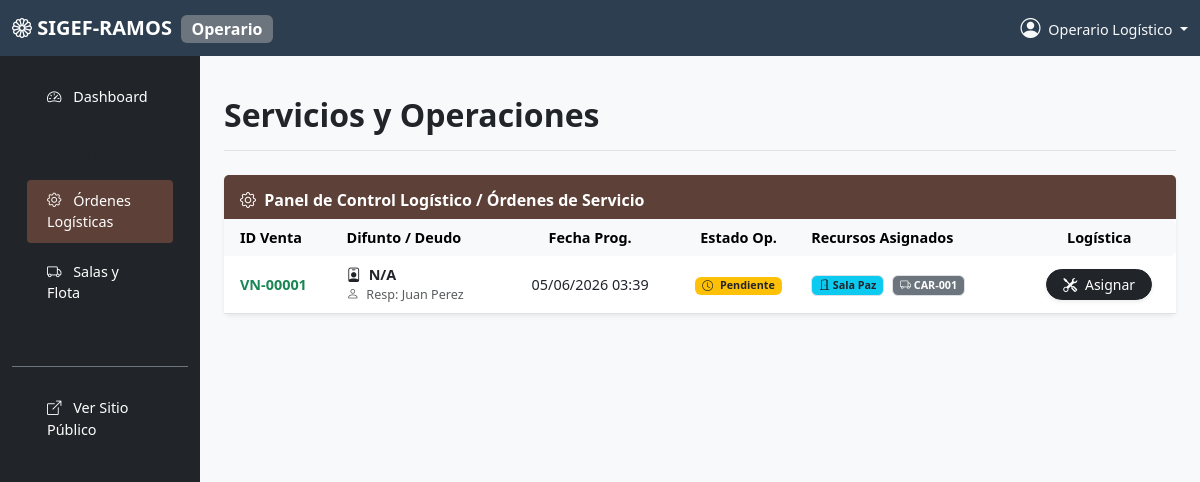
Page /?controller=Admin&action=operaciones (signed in) on the committed database.
### tables this page shows
CREATE TABLE operaciones (
    id INT AUTO_INCREMENT PRIMARY KEY,
    id_venta INT NOT NULL,
    id_sala INT NULL,
    id_flota INT NULL,
    fecha_programada DATETIME NOT NULL,
    estado ENUM('pendiente', 'en_proceso', 'finalizado', 'cancelado') DEFAULT 'pendiente',
    observaciones TEXT,
    FOREIGN KEY (id_venta) REFERENCES ventas(id) ON DELETE CASCADE,
    FOREIGN KEY (id_sala) REFERENCES salas_velacion(id) ON DELETE SET NULL,
    FOREIGN KEY (id_flota) REFERENCES flota_movil(id) ON DELETE SET NULL
);

CREATE TABLE clientes (
    id INT AUTO_INCREMENT PRIMARY KEY,
    tipo_documento ENUM('DNI', 'CE', 'PASAPORTE', 'RUC') DEFAULT 'DNI',
    num_documento VARCHAR(20) NOT NULL UNIQUE,
    nombre VARCHAR(100) NOT NULL,
    apellidos VARCHAR(100),
    telefono VARCHAR(20),
    email VARCHAR(100),
    direccion TEXT,
    fecha_registro DATETIME DEFAULT CURRENT_TIMESTAMP
);

CREATE TABLE salas_velacion (
    id INT AUTO_INCREMENT PRIMARY KEY,
    nombre VARCHAR(100) NOT NULL,
    capacidad INT NOT NULL,
    ubicacion TEXT,
    estado ENUM('disponible', 'ocupada', 'mantenimiento') DEFAULT 'disponible'
);

CREATE TABLE flota_movil (
    id INT AUTO_INCREMENT PRIMARY KEY,
    placa VARCHAR(15) NOT NULL UNIQUE,
    marca VARCHAR(50),
    modelo VARCHAR(50),
    tipo ENUM('carroza', 'traslado') NOT NULL,
    estado ENUM('disponible', 'en_servicio', 'mantenimiento') DEFAULT 'disponible'
);

### controllers/AdminController.php (called while the page is built, shortened)
<?php
class AdminController extends BaseController
{
    public function operaciones()
    {
        require_once 'models/Operation.php';
        $opModel = new Operation();
        $operaciones = $opModel->getAllOperaciones();
        $this->render('admin/operario/operaciones', ['title' => 'Control de Operaciones', 'operaciones' => $operaciones], 'admin');
    }
}
?>

### models/Operation.php (called while the page is built, shortened)
<?php
require_once 'config/config.php';
class Operation {
    private $conn;
    public function __construct() {
        global $conn;
        $this->conn = $conn;
    }
    public function getAllOperaciones() {
        $query = "SELECT o.*,
                         v.total, cl.nombre as cliente_nom, cl.apellidos as cliente_ape, cl.num_documento,
                         s.nombre as sala_nom, f.placa as flota_placa,
                         d.nombre as difunto_nom, d.apellidos as difunto_ape
                  FROM operaciones o
                  JOIN ventas v ON o.id_venta = v.id
                  JOIN clientes cl ON v.id_cliente = cl.id
                  LEFT JOIN difuntos d ON d.id_cliente = cl.id
                  LEFT JOIN salas_velacion s ON o.id_sala = s.id
                  LEFT JOIN flota_movil f ON o.id_flota = f.id
                  ORDER BY o.fecha_programada ASC";
        $stmt = $this->conn->prepare($query);
        $stmt->execute();
        return $stmt->fetchAll(PDO::FETCH_ASSOC);
    }
}
?>

### views/admin/operario/operaciones.php (the view, shortened to what this page needs)
<?php
require_once 'models/Operation.php';
?>
<div class="d-flex justify-content-between flex-wrap flex-md-nowrap align-items-center pt-3 pb-2 mb-4 border-bottom">
    <h1 class="h2 fw-bold text-dark">Servicios y Operaciones</h1>
</div>
<div class="card shadow-sm border-0 mb-4">
    <div class="card-header bg-primary text-white pt-3 pb-2 border-bottom-0">
        <h6 class="fw-bold mb-0"><i class="bi bi-gear me-1"></i> Panel de Control Logístico / Órdenes de Servicio</h6>
    </div>
    <div class="card-body p-0">
        <div class="table-responsive">
            <table class="table table-hover align-middle mb-0">
                <thead class="table-light">
                    <tr>
                        <th class="ps-3 border-0">ID Venta</th>
                        <th class="border-0">Difunto / Deudo</th>
                        <th class="border-0 text-center">Fecha Prog.</th>
                        <th class="border-0 text-center">Estado Op.</th>
                        <th class="border-0">Recursos Asignados</th>
                        <th class="border-0 text-center rounded-end">Logística</th>
                    </tr>
                </thead>
                <tbody>
                    <?php if (empty($operaciones)): ?>
                        <tr><td colspan="6" class="text-center py-5 text-muted">No existen operaciones pendientes en este momento.</td></tr>
                    <?php else: ?>
                        <?php foreach ($operaciones as $o): ?>
                        <tr>
                            <td class="ps-3 fw-bold text-success">VN-<?= str_pad($o['id_venta'], 5, '0', STR_PAD_LEFT) ?></td>
                            <td>
                                <div><i class="bi bi-person-badge text-dark me-1"></i> <span class="fw-bold"><?= $o['difunto_nom'] ? htmlspecialchars($o['difunto_nom'] . ' ' . $o['difunto_ape']) : 'N/A' ?></span></div>
                                <div class="small text-muted"><i class="bi bi-person me-1"></i> Resp: <?= htmlspecialchars($o['cliente_nom'] . ' ' . $o['cliente_ape']) ?></div>
                            </td>
                            <td class="text-center"><?= date('d/m/Y H:i', strtotime($o['fecha_programada'])) ?></td>
                            <td class="text-center">
                                <?php if($o['estado'] == 'pendiente'): ?>
                                    <span class="badge bg-warning text-dark"><i class="bi bi-clock me-1"></i> Pendiente</span>
                                <?php elseif($o['estado'] == 'en_proceso'): ?>
                                    <span class="badge bg-primary"><i class="bi bi-arrow-repeat me-1"></i> En Proceso</span>
                                <?php elseif($o['estado'] == 'finalizado'): ?>
                                    <span class="badge bg-success"><i class="bi bi-check-all me-1"></i> Finalizado</span>
                                <?php else: ?>
                                    <span class="badge bg-danger"><i class="bi bi-x me-1"></i> Cancelado</span>
                                <?php endif; ?>
                            </td>
                            <td>
                                <?php if($o['sala_nom']): ?> <span class="badge bg-info text-dark border me-1"><i class="bi bi-door-open"></i> <?= htmlspecialchars($o['sala_nom']) ?></span> <?php endif; ?>
                                <?php if($o['flota_placa']): ?> <span class="badge bg-secondary border me-1"><i class="bi bi-truck"></i> <?= htmlspecialchars($o['flota_placa']) ?></span> <?php endif; ?>
                            </td>
                            <td class="text-center">
                                <button class="btn btn-sm btn-dark shadow-sm rounded-pill px-3" onclick="abrirModalOperacion(<?= $o['id'] ?>, '<?= $o['id_sala'] ?>', '<?= $o['id_flota'] ?>', '<?= $o['estado'] ?>', '<?= addslashes(htmlspecialchars($o['observaciones'])) ?>')">
                                    <i class="bi bi-tools me-1"></i> Asignar
                                </button>
                            </td>
                        </tr>
                        <?php endforeach; ?>
                    <?php endif; ?>
                </tbody>
            </table>
        </div>
    </div>
</div>

### assets/css/style.css (style rules this page uses)
:root { --primary-color: #5d4037; --secondary-color: #8d6e63; }
body { font-family: 'Segoe UI', Tahoma, Geneva, Verdana, sans-serif; background-color: #f8f9fa; display: flex; flex-direction: column; }
.bg-primary { background-color: var(--primary-color) !important; }

### views/layouts/admin.php (style rules this page uses)
body { font-size: 0.9rem; }

### rows in the picture
operaciones: id_venta "00001", clientes.nombre+apellidos "Juan Perez", fecha_programada "05/06/2026 03:39", estado "pendiente" (drawn), id_sala.nombre "Sala Paz", id_flota.placa "CAR-001"

### other values in the picture
$_SESSION['user_role_name'] "Operario"
$_SESSION['user_name'] "Operario Logístico"
